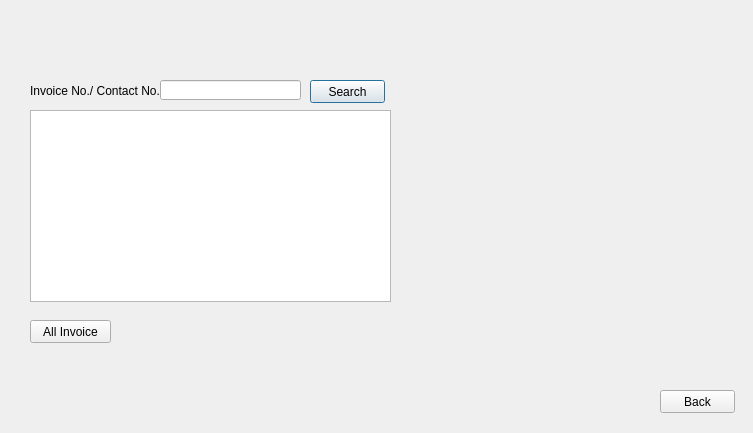
<?xml version="1.0" encoding="UTF-8"?>
<ui version="4.0">
 <class>ViewAndSearchInvoice</class>
 <widget class="QDialog" name="ViewAndSearchInvoice">
  <property name="geometry">
   <rect>
    <x>0</x>
    <y>0</y>
    <width>753</width>
    <height>433</height>
   </rect>
  </property>
  <property name="windowTitle">
   <string>View And Search Invoice</string>
  </property>
  <property name="modal">
   <bool>true</bool>
  </property>
  <widget class="QLabel" name="label">
   <property name="geometry">
    <rect>
     <x>30</x>
     <y>80</y>
     <width>131</width>
     <height>21</height>
    </rect>
   </property>
   <property name="text">
    <string>Invoice No./ Contact No.:</string>
   </property>
  </widget>
  <widget class="QLineEdit" name="invoiceContactNo">
   <property name="geometry">
    <rect>
     <x>160</x>
     <y>80</y>
     <width>141</width>
     <height>20</height>
    </rect>
   </property>
  </widget>
  <widget class="QPushButton" name="searchButton">
   <property name="geometry">
    <rect>
     <x>310</x>
     <y>80</y>
     <width>75</width>
     <height>23</height>
    </rect>
   </property>
   <property name="text">
    <string>Search</string>
   </property>
  </widget>
  <widget class="QTableView" name="invoiceTableView">
   <property name="geometry">
    <rect>
     <x>30</x>
     <y>110</y>
     <width>361</width>
     <height>192</height>
    </rect>
   </property>
  </widget>
  <widget class="QPushButton" name="loadAllButton">
   <property name="geometry">
    <rect>
     <x>30</x>
     <y>320</y>
     <width>81</width>
     <height>23</height>
    </rect>
   </property>
   <property name="text">
    <string>All Invoice</string>
   </property>
  </widget>
  <widget class="QPushButton" name="backButton">
   <property name="geometry">
    <rect>
     <x>660</x>
     <y>390</y>
     <width>75</width>
     <height>23</height>
    </rect>
   </property>
   <property name="text">
    <string>Back</string>
   </property>
  </widget>
 </widget>
 <resources/>
 <connections/>
</ui>
